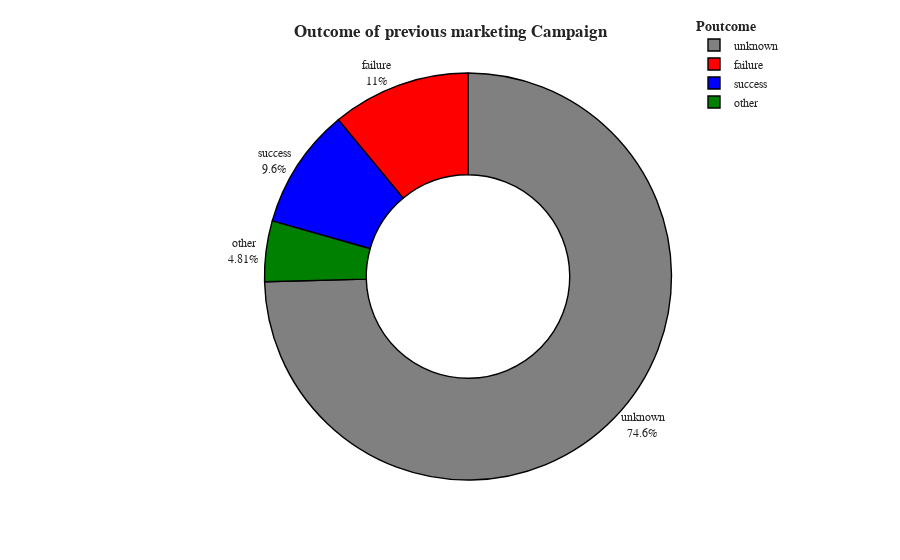

This figure's notebook cell:
### Code cell
fig=px.pie(df.poutcome.value_counts().reset_index().rename(columns={'index':'Poutcome','poutcome':'Count'}),names='Poutcome',values='Count',hole=0.5,template='simple_white',color_discrete_sequence=['grey','red','blue','green'])
fig.update_traces(marker=dict(line=dict(color='#000000', width=1.4)))
fig.update_layout(title_x=0.5,showlegend=True,legend_title_text='<b>Poutcome')
fig.update_traces(textposition='outside', textinfo='percent+label')
fig.update_layout(title_x=0.5,title_text='<b>Outcome of previous marketing Campaign',font_family="Times New Roman",title_font_family="Times New Roman")
fig.update_layout(title_x=0.5,legend=dict(orientation='v',yanchor='middle',y=1.02,xanchor='right',x=1))
fig.show()

### Figure 1 — Plotly figure (JSON) as saved in the notebook; plotly's stock layout.template omitted (floating-point values rounded to 4 significant figures)
{"data": [{"domain": {"x": [0, 1], "y": [0, 1]}, "hole": 0.5, "hovertemplate": "Poutcome=%{label}<br>Count=%{value}<extra></extra>", "labels": ["unknown", "failure", "success", "other"], "legendgroup": "", "marker": {"line": {"color": "#000000", "width": 1.4}}, "name": "", "showlegend": true, "textinfo": "percent+label", "textposition": "outside", "type": "pie", "values": [8326, 1228, 1071, 537]}], "layout": {"font": {"family": "Times New Roman"}, "legend": {"orientation": "v", "title": {"text": "<b>Poutcome"}, "tracegroupgap": 0, "x": 1, "xanchor": "right", "y": 1.02, "yanchor": "middle"}, "margin": {"t": 60}, "piecolorway": ["grey", "red", "blue", "green"], "showlegend": true, "title": {"font": {"family": "Times New Roman"}, "text": "<b>Outcome of previous marketing Campaign", "x": 0.5}}}
